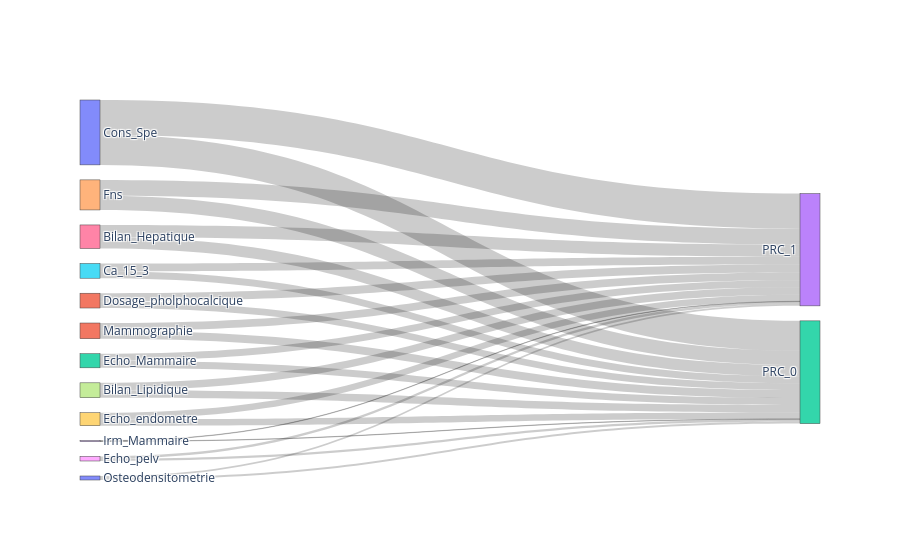

Write notebook code for a chart like this one.
### Code cell
import pandas as pd
import matplotlib.pyplot as plt
import plotly.graph_objects as go

def moyenne_par_acte_conditionnelle_long(df_long, acte, condition_col=None):
    df_acte = df_long[df_long["Acte"] == acte]
    if condition_col:
        df_acte = df_acte[df_acte[condition_col] == 1]
    if df_acte.empty:
        return pd.DataFrame({f"PRC_0": [0], f"PRC_1": [0]}, index=[acte])
    
    moyennes = df_acte.groupby("PRC")["Nb_realisations"].mean().to_frame().T
    moyennes.columns = [f"PRC_{col}" for col in moyennes.columns]
    moyennes.index = [acte]
    return moyennes

# Dictionnaire des conditions spécifiques
actes_conditions = {
    "Cons_Spe": None,
    "Mammographie": None,
    "Echo_Mammaire": None,
    "Irm_Mammaire": None,
    "Fns": None,
    "Ca_15_3": None,
    "Bilan_Hepatique": None,
    "Bilan_Lipidique": None,
    "Echo_pelv": "Tamoxifen",
    "Echo_endometre": "Tamoxifen",
    "Osteodensitometrie": "Anti_arom",
    "Dosage_pholphocalcique": "Anti_arom"
}

moyennes_finales = []
for acte, condition in actes_conditions.items():
    moy = moyenne_par_acte_conditionnelle_long(df_long, acte, condition)
    moyennes_finales.append(moy)

df_moyennes_pps = pd.concat(moyennes_finales)

# différence PRC_1 - PRC_0
df_moyennes_pps["Différence PRC1 - PRC_0"] = df_moyennes_pps["PRC_1"] - df_moyennes_pps["PRC_0"]

print(df_moyennes_pps)

# Sankey
labels = list(df_moyennes_pps.index) + ["PRC_0", "PRC_1"]
sources, targets, values = [], [], []

for i, acte in enumerate(df_moyennes_pps.index):
    sources += [i, i]
    targets += [len(df_moyennes_pps.index), len(df_moyennes_pps.index)+1]
    values += [df_moyennes_pps.loc[acte, "PRC_0"], df_moyennes_pps.loc[acte, "PRC_1"]]

fig = go.Figure(data=[go.Sankey(
    node=dict(label=labels, pad=15, thickness=20),
    link=dict(source=sources, target=targets, value=values)
)])
fig.show()

# Histogramme style "code initial"
plt.figure(figsize=(10, 5))
plt.bar(df_moyennes_pps.index, df_moyennes_pps["Différence PRC1 - PRC_0"], color="skyblue")
plt.xticks(rotation=45, ha='right')
plt.ylabel("Différence moyenne (PRC1 - PRC0)")
plt.title("Comparaison des actes médicaux entre PRC1 et PRC0")
plt.grid(axis="y", linestyle="--", alpha=0.7)
plt.tight_layout()
plt.show()

### Figure 1 — Plotly figure (JSON) as saved in the notebook; plotly's stock layout.template omitted (floating-point values rounded to 4 significant figures)
{"data": [{"link": {"source": [0, 0, 1, 1, 2, 2, 3, 3, 4, 4, 5, 5, 6, 6, 7, 7, 8, 8, 9, 9, 10, 10, 11, 11], "target": [12, 13, 12, 13, 12, 13, 12, 13, 12, 13, 12, 13, 12, 13, 12, 13, 12, 13, 12, 13, 12, 13, 12, 13], "value": [17.54, 20.57, 4.692, 4.542, 4.123, 4.155, 0.1789, 0.2202, 8.374, 9.286, 4.057, 4.577, 6.629, 7.214, 4.364, 4.399, 1.369, 1.333, 3.799, 3.818, 1.187, 1.167, 4.034, 4.654]}, "node": {"label": ["Cons_Spe", "Mammographie", "Echo_Mammaire", "Irm_Mammaire", "Fns", "Ca_15_3", "Bilan_Hepatique", "Bilan_Lipidique", "Echo_pelv", "Echo_endometre", "Osteodensitometrie", "Dosage_pholphocalcique", "PRC_0", "PRC_1"], "pad": 15, "thickness": 20}, "type": "sankey"}], "layout": {}}
